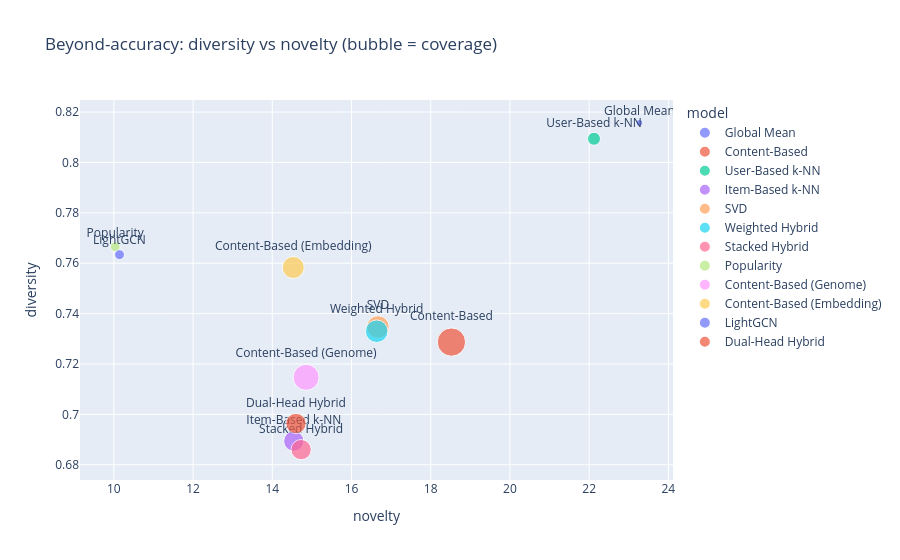

Notebook code for this chart:
### Markdown cell above
### Plot — diversity vs novelty (bubble = coverage)

### Code cell
b = bey.reset_index()
fig = px.scatter(b, x="novelty", y="diversity", size="coverage", color="model", text="model",
                 title="Beyond-accuracy: diversity vs novelty (bubble = coverage)")
fig.update_traces(textposition="top center")
save_fig(fig, "20_beyond_accuracy")

### Figure 1 — Plotly figure (JSON) as saved in the notebook; plotly's stock layout.template omitted (floating-point values rounded to 4 significant figures)
{"data": [{"hovertemplate": "model=%{text}<br>novelty=%{x}<br>diversity=%{y}<br>coverage=%{marker.size}<extra></extra>", "legendgroup": "Global Mean", "marker": {"color": "#636efa", "size": [0.0002], "sizemode": "area", "sizeref": 8.25e-06, "symbol": "circle"}, "mode": "markers+text", "name": "Global Mean", "orientation": "v", "showlegend": true, "text": ["Global Mean"], "textposition": "top center", "type": "scatter", "x": [23.27], "xaxis": "x", "y": [0.8157], "yaxis": "y"}, {"hovertemplate": "model=%{text}<br>novelty=%{x}<br>diversity=%{y}<br>coverage=%{marker.size}<extra></extra>", "legendgroup": "Content-Based", "marker": {"color": "#EF553B", "size": [0.0033], "sizemode": "area", "sizeref": 8.25e-06, "symbol": "circle"}, "mode": "markers+text", "name": "Content-Based", "orientation": "v", "showlegend": true, "text": ["Content-Based"], "textposition": "top center", "type": "scatter", "x": [18.52], "xaxis": "x", "y": [0.7287], "yaxis": "y"}, {"hovertemplate": "model=%{text}<br>novelty=%{x}<br>diversity=%{y}<br>coverage=%{marker.size}<extra></extra>", "legendgroup": "User-Based k-NN", "marker": {"color": "#00cc96", "size": [0.0007], "sizemode": "area", "sizeref": 8.25e-06, "symbol": "circle"}, "mode": "markers+text", "name": "User-Based k-NN", "orientation": "v", "showlegend": true, "text": ["User-Based k-NN"], "textposition": "top center", "type": "scatter", "x": [22.12], "xaxis": "x", "y": [0.8094], "yaxis": "y"}, {"hovertemplate": "model=%{text}<br>novelty=%{x}<br>diversity=%{y}<br>coverage=%{marker.size}<extra></extra>", "legendgroup": "Item-Based k-NN", "marker": {"color": "#ab63fa", "size": [0.0017], "sizemode": "area", "sizeref": 8.25e-06, "symbol": "circle"}, "mode": "markers+text", "name": "Item-Based k-NN", "orientation": "v", "showlegend": true, "text": ["Item-Based k-NN"], "textposition": "top center", "type": "scatter", "x": [14.54], "xaxis": "x", "y": [0.6894], "yaxis": "y"}, {"hovertemplate": "model=%{text}<br>novelty=%{x}<br>diversity=%{y}<br>coverage=%{marker.size}<extra></extra>", "legendgroup": "SVD", "marker": {"color": "#FFA15A", "size": [0.0021], "sizemode": "area", "sizeref": 8.25e-06, "symbol": "circle"}, "mode": "markers+text", "name": "SVD", "orientation": "v", "showlegend": true, "text": ["SVD"], "textposition": "top center", "type": "scatter", "x": [16.67], "xaxis": "x", "y": [0.7347], "yaxis": "y"}, {"hovertemplate": "model=%{text}<br>novelty=%{x}<br>diversity=%{y}<br>coverage=%{marker.size}<extra></extra>", "legendgroup": "Weighted Hybrid", "marker": {"color": "#19d3f3", "size": [0.0021], "sizemode": "area", "sizeref": 8.25e-06, "symbol": "circle"}, "mode": "markers+text", "name": "Weighted Hybrid", "orientation": "v", "showlegend": true, "text": ["Weighted Hybrid"], "textposition": "top center", "type": "scatter", "x": [16.64], "xaxis": "x", "y": [0.733], "yaxis": "y"}, {"hovertemplate": "model=%{text}<br>novelty=%{x}<br>diversity=%{y}<br>coverage=%{marker.size}<extra></extra>", "legendgroup": "Stacked Hybrid", "marker": {"color": "#FF6692", "size": [0.0017], "sizemode": "area", "sizeref": 8.25e-06, "symbol": "circle"}, "mode": "markers+text", "name": "Stacked Hybrid", "orientation": "v", "showlegend": true, "text": ["Stacked Hybrid"], "textposition": "top center", "type": "scatter", "x": [14.73], "xaxis": "x", "y": [0.686], "yaxis": "y"}, {"hovertemplate": "model=%{text}<br>novelty=%{x}<br>diversity=%{y}<br>coverage=%{marker.size}<extra></extra>", "legendgroup": "Popularity", "marker": {"color": "#B6E880", "size": [0.0004], "sizemode": "area", "sizeref": 8.25e-06, "symbol": "circle"}, "mode": "markers+text", "name": "Popularity", "orientation": "v", "showlegend": true, "text": ["Popularity"], "textposition": "top center", "type": "scatter", "x": [10.03], "xaxis": "x", "y": [0.7665], "yaxis": "y"}, {"hovertemplate": "model=%{text}<br>novelty=%{x}<br>diversity=%{y}<br>coverage=%{marker.size}<extra></extra>", "legendgroup": "Content-Based (Genome)", "marker": {"color": "#FF97FF", "size": [0.0028], "sizemode": "area", "sizeref": 8.25e-06, "symbol": "circle"}, "mode": "markers+text", "name": "Content-Based (Genome)", "orientation": "v", "showlegend": true, "text": ["Content-Based (Genome)"], "textposition": "top center", "type": "scatter", "x": [14.85], "xaxis": "x", "y": [0.7147], "yaxis": "y"}, {"hovertemplate": "model=%{text}<br>novelty=%{x}<br>diversity=%{y}<br>coverage=%{marker.size}<extra></extra>", "legendgroup": "Content-Based (Embedding)", "marker": {"color": "#FECB52", "size": [0.002], "sizemode": "area", "sizeref": 8.25e-06, "symbol": "circle"}, "mode": "markers+text", "name": "Content-Based (Embedding)", "orientation": "v", "showlegend": true, "text": ["Content-Based (Embedding)"], "textposition": "top center", "type": "scatter", "x": [14.53], "xaxis": "x", "y": [0.7583], "yaxis": "y"}, {"hovertemplate": "model=%{text}<br>novelty=%{x}<br>diversity=%{y}<br>coverage=%{marker.size}<extra></extra>", "legendgroup": "LightGCN", "marker": {"color": "#636efa", "size": [0.0004], "sizemode": "area", "sizeref": 8.25e-06, "symbol": "circle"}, "mode": "markers+text", "name": "LightGCN", "orientation": "v", "showlegend": true, "text": ["LightGCN"], "textposition": "top center", "type": "scatter", "x": [10.14], "xaxis": "x", "y": [0.7634], "yaxis": "y"}, {"hovertemplate": "model=%{text}<br>novelty=%{x}<br>diversity=%{y}<br>coverage=%{marker.size}<extra></extra>", "legendgroup": "Dual-Head Hybrid", "marker": {"color": "#EF553B", "size": [0.0017], "sizemode": "area", "sizeref": 8.25e-06, "symbol": "circle"}, "mode": "markers+text", "name": "Dual-Head Hybrid", "orientation": "v", "showlegend": true, "text": ["Dual-Head Hybrid"], "textposition": "top center", "type": "scatter", "x": [14.6], "xaxis": "x", "y": [0.6964], "yaxis": "y"}], "layout": {"legend": {"itemsizing": "constant", "title": {"text": "model"}, "tracegroupgap": 0}, "title": {"text": "Beyond-accuracy: diversity vs novelty (bubble = coverage)"}, "xaxis": {"anchor": "y", "domain": [0, 1], "title": {"text": "novelty"}}, "yaxis": {"anchor": "x", "domain": [0, 1], "title": {"text": "diversity"}}}}
